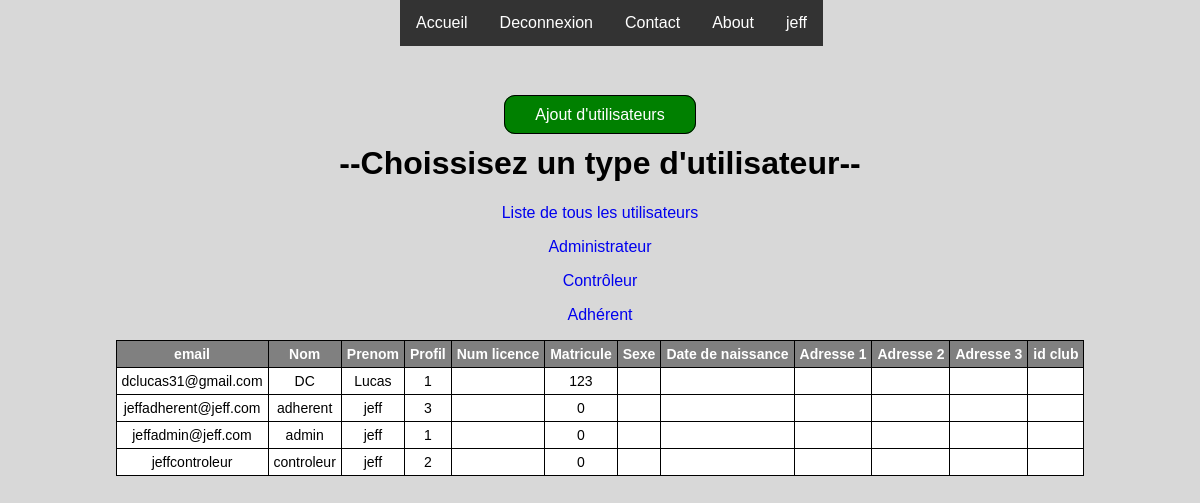
/gestion/gestion_utilisateur.php (signed in), run on an earlier commit of the app's database.
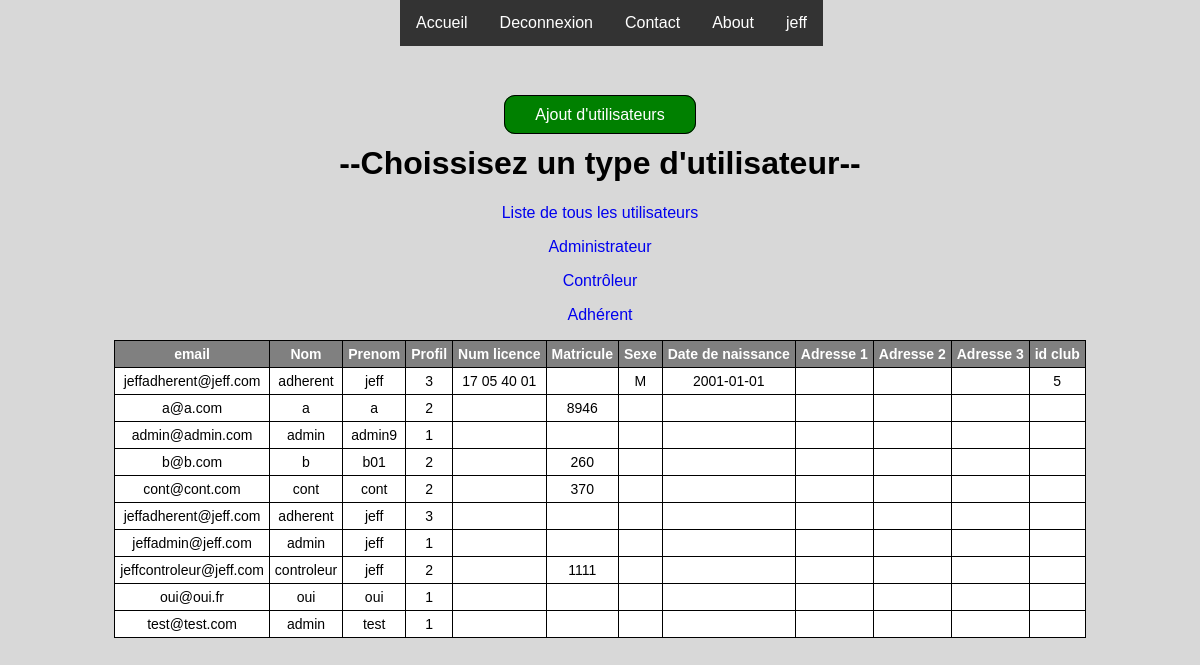
And on a later commit of the database.
### tables this page shows
CREATE TABLE `utilisateur` (
  `email_util` varchar(50) NOT NULL,
  `password_util` varchar(255) NOT NULL,
  `nom_util` varchar(50) NOT NULL,
  `prenom_util` varchar(50) NOT NULL,
  `statut_util` varchar(1) NOT NULL,
  `matricule_cont` varchar(10) NOT NULL,
  `id_type_util` int(11) NOT NULL
);

CREATE TABLE `adherent` (
  `email_util` varchar(50) NOT NULL,
  `lic_adh` varchar(50) NOT NULL,
  `sexe_adh` varchar(1) NOT NULL,
  `date_naissance_adh` date NOT NULL,
  `adr1_adh` varchar(50) NOT NULL,
  `adr2_adh` varchar(50) NOT NULL,
  `adr3_adh` varchar(50) NOT NULL,
  `id_club` int(11) NOT NULL
);

### DAO/DAO.php (called while the page is built, shortened)
<?php
class DAO {
  function __construct() {
    $dsn = 'mysql:host=' . DB_HOST . ';dbname=' . DB_NAME;
    try {
      $pdo = new PDO($dsn, DB_USER, DB_PASSWORD, array(PDO::MYSQL_ATTR_INIT_COMMAND => "SET NAMES utf8"));
      $pdo->setAttribute(PDO::ATTR_ERRMODE, PDO::ERRMODE_EXCEPTION);
    } catch (PDOException $e) {
      throw new Exception("Erreur lors de la connexion : " . $e->getMessage());
    }
    $this->pdo = $pdo;
  }
}

### DAO/utilisateurDAO.php (called while the page is built, shortened)
<?php
require_once('DAO.php');
require_once('utilisateur.php');
Class utilisateurDAO extends DAO {
    public function findAll() {
        $sql = "SELECT * FROM utilisateur";
        try {
            $sth = $this->pdo->prepare($sql);
            $sth->execute();
            $rows = $sth->fetchAll(PDO::FETCH_ASSOC);
        } catch (PDOException $e) {
            throw new Exception("Erreur lors de la requête SQL : " . $e->getMessage());
        }
        $utilisateurs = array();
        foreach ($rows as $row) {
            $utilisateurs[] = new utilisateur($row);
        }
        return $utilisateurs;
    }
}

### DAO/utilisateur.php (called while the page is built, shortened)
<?php
class utilisateur {
    private $email_util;
    private $nom_util;
    private $prenom_util;
		private $id_type_util;
		private $statut_util;
		private $matricule_cont;
    public function __construct(array $row) {
        $this->email_util = $row['email_util'];
        $this->nom_util = $row['nom_util'];
        $this->prenom_util = $row['prenom_util'];
				$this->id_type_util = $row['id_type_util'];
				$this->statut_util = $row['statut_util'];
				$this->matricule_cont = $row['matricule_cont'];
    }
    public function get_email_util(){
		return $this->email_util;
	}
	public function get_nom_util(){
		return $this->nom_util;
	}
	public function get_prenom_util(){
		return $this->prenom_util;
	}
	public function get_id_type_util(){
		return $this->id_type_util;
	}
		public function get_statut_util()
		{
				return $this->statut_util;
		}
		public function get_matricule_cont()
		{
				return $this->matricule_cont;
		}
}

### DAO/adherentDAO.php (called while the page is built, shortened)
<?php
require_once('DAO.php');
require_once('adherent.php');
Class AdherentDAO extends DAO {
    public function findAll() {
        $sql = "SELECT * FROM adherent,utilisateur WHERE adherent.email_util = utilisateur.email_util";
        try {
            $sth = $this->pdo->prepare($sql);
            $sth->execute();
            $rows = $sth->fetchAll(PDO::FETCH_ASSOC);
        } catch (PDOException $e) {
            throw new Exception("Erreur lors de la requête SQL : " . $e->getMessage());
        }
        $adherents = array();
        foreach ($rows as $row) {
            $adherents[] = new Adherent($row);
        }
        return $adherents;
    }
}

### DAO/adherent.php (called while the page is built, shortened)
<?php
class Adherent {
		private $email_util;
		private $nom_util;
		private $prenom_util;
		private $id_type_util;
		private $statut_util;
    private $lic_adh;
    private $sexe_adh;
    private $date_naissance_adh;
    private $id_club;
    public function __construct(array $row) {
		$this->email_util = $row['email_util'];
        $this->nom_util = $row['nom_util'];
        $this->prenom_util = $row['prenom_util'];
		$this->id_type_util = $row['id_type_util'];
		$this->statut_util = $row['statut_util'];
        $this->lic_adh = $row['lic_adh'];
        $this->sexe_adh = $row['sexe_adh'];
        $this->date_naissance_adh = $row['date_naissance_adh'];
        $this->id_club = $row['id_club'];
    }
		public function get_email_util(){
			return $this->email_util;
		}
		public function get_nom_util(){
			return $this->nom_util;
		}
		public function get_prenom_util(){
			return $this->prenom_util;
		}
		public function get_id_type_util(){
			return $this->id_type_util;
		}
			public function get_statut_util()
			{
					return $this->statut_util;
			}
		public function get_lic_adh(){
			return $this->lic_adh;
		}
		public function get_sexe_adh(){
			return $this->sexe_adh;
		}
		public function get_date_naissance_adh(){
			return $this->date_naissance_adh;
		}
	    public function get_id_club(){
			return $this->id_club;
		}
}

### gestion/gestion_utilisateur.php (the view, shortened to what this page needs)
<?php
if($_SESSION['id_type_util'] == 1){
?>
<!DOCTYPE html>
<html lang="fr">
<head>
  <link rel="stylesheet" href="../css/styles.css" type="text/css" />
</head>
<body>
<div class="menu">
    <ul>
    <li><a  href="index">Accueil</a></li>
    <?php if(!isset($_SESSION['email_util'])) { ?>
    <li><a class="active" href="../connexion">Connexion</a></li>
    <?php }else{ ?>
    <li><a href="../deconnexion">Deconnexion</a></li>
    <?php } ?>
    <li><a href="../#contact">Contact</a></li>
    <li><a  href="../#about">About</a></li>
    <?php if(isset($_SESSION['email_util'])) { ?>
    <li><a href="../profil?mail=<?php echo $_SESSION['email_util'] ?>"><?php echo $_SESSION['prenom_util']; ?></a></li>
    <?php } ?>
    </ul>
    </div>
<?php
$dao = new utilisateurDAO();
$utilisateurs = $dao->findAll();
$dao2 = new adherentDAO();
$adherents = $dao2->findAll();
$choixutil = isset($_GET['choixutil']) ? $_GET['choixutil']: null ;
?>
<br><br><br><br><br>
<center>
<p><a class='lien' href="../ajouter">Ajout d'utilisateurs</a></p>
<h1>--Choissisez un type d'utilisateur--</h1>
<p><a href="gestion_utilisateur.php">Liste de tous les utilisateurs</a></p>
<p><a href="gestion_utilisateur.php?choixutil=1">Administrateur</a></p>
<p><a href="gestion_utilisateur.php?choixutil=2">Contrôleur</a></p>
<p><a href="gestion_utilisateur.php?choixutil=3">Adhérent</a></p>
<?php
if ($choixutil === '1') { ?>
  <table>
  <tr><th>email</th><th>Nom</th><th>Prenom</th><th>Profil</th><th>Modifier</th><th>Supprimer</th></tr>
  <?php
    foreach ($utilisateurs as $utilisateur) {
      if($utilisateur->get_statut_util() == 0){
        if($utilisateur->get_matricule_cont() == 0){
          if($utilisateur->get_id_type_util() == 1){
          echo "<tr>";
          echo "<td>".$utilisateur->get_email_util()."</td>";
          echo "<td>".$utilisateur->get_nom_util()."</td>";
          echo "<td>".$utilisateur->get_prenom_util()."</td>";
          echo "<td>".$utilisateur->get_id_type_util()."</td>";
          echo "<td><a href='modification_utilisateur?email=".$utilisateur->get_email_util()."'>modifier</a></td>";
          echo "<td><a href='désactiver_utilisateur.php?email_util=".$utilisateur->get_email_util()."'>Supprimer</td>";
          echo "</tr>";
          }
        }
      }
  }
    } else { ?>
    <table>
    <tr><th>email</th><th>Nom</th><th>Prenom</th><th>Profil</th><th>Num licence</th><th>Matricule</th><th>Sexe</th><th>Date de naissance</th><th>Adresse 1</th><th>Adresse 2</th>
    <th>Adresse 3</th><th>id club</th></tr>
    <?php
      foreach ($adherents as $adherent) {
        if($adherent->get_statut_util() == 0){
          echo "<tr>";
          echo "<td>".$adherent->get_email_util()."</td>";
          echo "<td>".$adherent->get_nom_util()."</td>";
          echo "<td>".$adherent->get_prenom_util()."</td>";
          echo "<td>".$adherent->get_id_type_util()."</td>";
          echo "<td>".$adherent->get_lic_adh()."</td>";
          echo "<td></td>";
          echo "<td>".$adherent->get_sexe_adh()."</td>";
          echo "<td>".$adherent->get_date_naissance_adh()."</td>";
          echo "<td>".$adherent->get_adr1_adh()."</td>";
          echo "<td>".$adherent->get_adr2_adh()."</td>";
          echo "<td>".$adherent->get_adr3_adh()."</td>";
          echo "<td>".$adherent->get_id_club()."</td>";
          echo "</tr>";
          }
      }
      foreach ($utilisateurs as $utilisateur) {
        if($utilisateur->get_statut_util() == 0){
              echo "<tr>";
              echo "<td>".$utilisateur->get_email_util()."</td>";
              echo "<td>".$utilisateur->get_nom_util()."</td>";
              echo "<td>".$utilisateur->get_prenom_util()."</td>";
              echo "<td>".$utilisateur->get_id_type_util()."</td>";
              echo "<td></td>";
              echo "<td>".$utilisateur->get_matricule_cont()."</td>";
              echo "<td></td>";
              echo "<td></td>";
              echo "<td></td>";
              echo "<td></td>";
              echo "<td></td>";
              echo "<td></td>";
              echo "</tr>";
          }
        }
      }
    }
else{
  header('location: ../profil?mail='.$_SESSION['email_util'].'');
}
?>
</table>
</center>
</body>
</html>

### css/styles.css (style rules this page uses)
body { margin:0; }
body { background: #d8d8d8; font-family: Verdana, Geneva, sans-serif; }
.menu { margin: 0 auto; width: 400px; }
a:link { text-decoration: none; }
.menu ul { list-style-type: none; margin: 0; padding: 0; overflow: hidden; background-color: #333; position: fixed; top: 0; }
.menu li { float: left; }
.menu li a { display: block; color: white; text-align: center; padding: 14px 16px; text-decoration: none; }
table, th, td { border-style: solid; border-width: 1px; border-color: black; border-collapse: collapse; }
th,td { font-family: Verdana, Geneva, sans-serif; font-size : 14px; padding: 5px; text-align:center; }
th { background-color: grey; color: white; }
td { background-color: white; color: black; }
.lien { border: 1px solid #000; padding: 10px 30px; margin-block-end: auto; background: green; color: white; font-family: Montserrat,sans-serif; text-decoration: none; -webkit-border-radius: 11px; -moz-border-radius: 11px; border-radius: 11px; margin-block-end: 5px; }

What changed in the data, as far as the page shows it:
removed utilisateur: email_util "dclucas31@gmail.com", nom_util "DC", prenom_util "Lucas", id_type_util "1", matricule_cont "123"
removed utilisateur: email_util "jeffcontroleur", nom_util "controleur", prenom_util "jeff", id_type_util "2", matricule_cont "0"
added adherent: email_util.email_util "jeffadherent@jeff.com", email_util.nom_util "adherent", email_util.prenom_util "jeff", email_util.id_type_util "3", lic_adh "17 05 40 01", sexe_adh "M", date_naissance_adh "2001-01-01", id_club "5"
added utilisateur: email_util "a@a.com", nom_util "a", prenom_util "a", id_type_util "2", matricule_cont "8946"
added utilisateur: email_util "admin@admin.com", nom_util "admin", prenom_util "admin9", id_type_util "1"
added utilisateur: email_util "b@b.com", nom_util "b", prenom_util "b01", id_type_util "2", matricule_cont "260"
added utilisateur: email_util "cont@cont.com", nom_util "cont", prenom_util "cont", id_type_util "2", matricule_cont "370"
changed utilisateur "jeffadherent@jeff.com": matricule_cont "0" → (not shown)
changed utilisateur "jeffadmin@jeff.com": matricule_cont "0" → (not shown)
added utilisateur: email_util "jeffcontroleur@jeff.com", nom_util "controleur", prenom_util "jeff", id_type_util "2", matricule_cont "1111"
added utilisateur: email_util "oui@oui.fr", nom_util "oui", prenom_util "oui", id_type_util "1"
added utilisateur: email_util "test@test.com", nom_util "admin", prenom_util "test", id_type_util "1"
